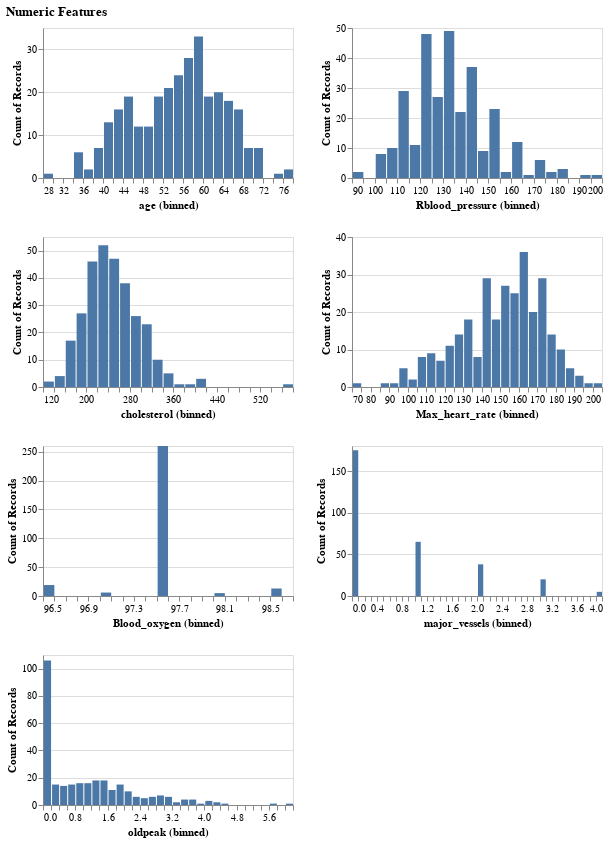

Write notebook code for a chart like this one.
### Markdown cell above
## Visualizing Quantitative Features

### Code cell
# Plot the numeric columns

numeric_plot = (
    alt.Chart(awake_df)
    .mark_bar()
    .encode(
        alt.X(alt.repeat(), type="quantitative", bin=alt.Bin(maxbins=40)),
        alt.Y("count()"),
    )
    .properties(width=250, height=150)
    .repeat(numeric_cols, columns=2, title = "Numeric Features")
)
numeric_plot

### Figure 1 — Vega-Lite specification as saved in the notebook (floating-point values rounded to 4 significant figures; data arrays with more than 128 entries replaced by an {"elided": "..."} marker saying what was removed)
{"$schema": "https://vega.github.io/schema/vega-lite/v4.17.0.json", "columns": 2, "config": {"view": {"continuousHeight": 300, "continuousWidth": 400}}, "datasets": {"data-edb6959aedb8b6e09a998ad9e7e4249f": {"elided": "303 records"}}, "repeat": ["age", "Rblood_pressure", "cholesterol", "Max_heart_rate", "Blood_oxygen", "major_vessels", "oldpeak"], "spec": {"data": {"name": "data-edb6959aedb8b6e09a998ad9e7e4249f"}, "encoding": {"x": {"bin": {"maxbins": 40}, "field": {"repeat": "repeat"}, "type": "quantitative"}, "y": {"aggregate": "count", "type": "quantitative"}}, "height": 150, "mark": "bar", "width": 250}, "title": "Numeric Features"}
